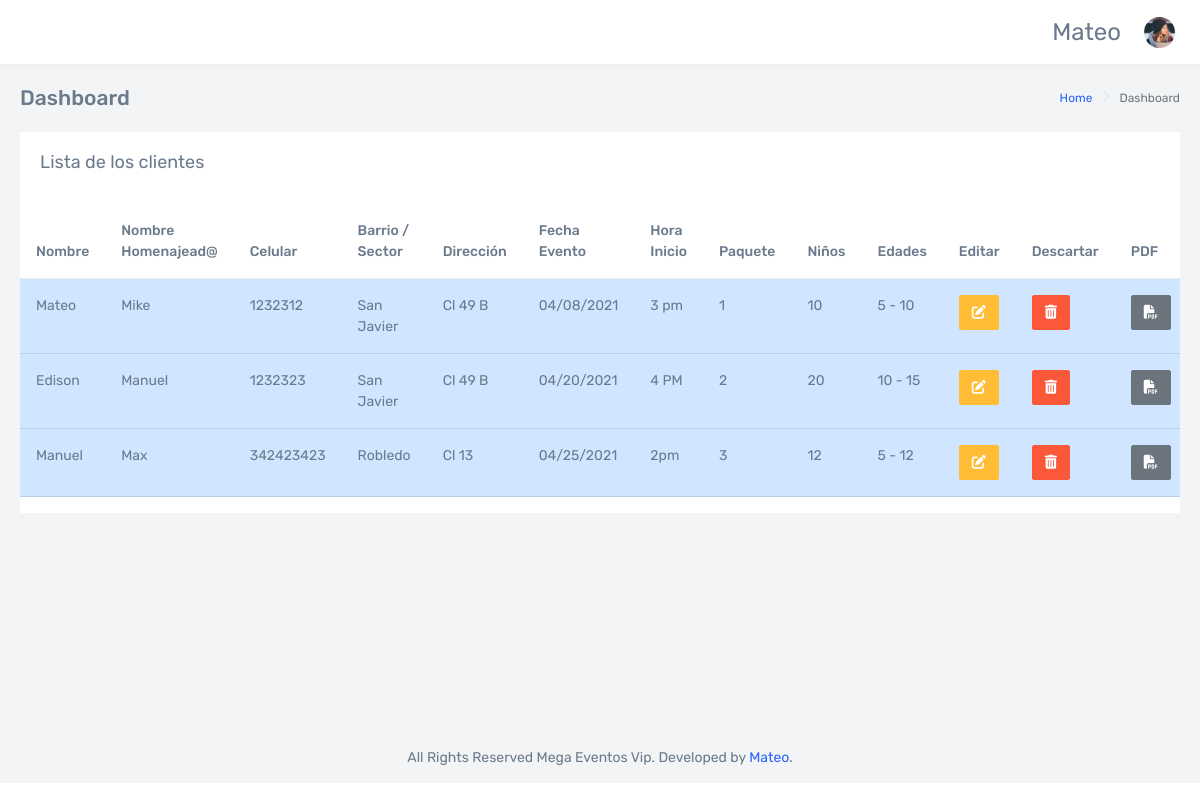
The app's page /oficina/ (signed in) with its own data.
### clients/models.py (models this page shows)
class Clients(models.Model):
    nombreCliente = models.CharField(max_length=100, null=False, blank=False)
    nombreHomenajeado = models.CharField(max_length=100, null=False, blank=False)
    celular = models.CharField(max_length=20, null=False, blank=False)
    barrioSector = models.CharField(max_length=200, null=False, blank=False)
    direccion = models.CharField(max_length=200, null=False, blank=False)
    fechaEvento = models.CharField(max_length=20, null=False, blank=False)
    horaInicio = models.CharField(max_length=20, null=False, blank=False)
    numeroPaquete = models.CharField(max_length=10, null=False, blank=False)
    cantidadNinos = models.CharField(max_length=100, null=False, blank=False)
    rangoEdad = models.CharField(max_length=100, null=False, blank=False)
    class Meta:
        ordering = ['id']

### office/views.py (the view)
# urls.py: 2. Add a URL to urlpatterns:  path('', views.home, name='home')
@login_required(login_url='/accounts/login/')
def home(request):
    clients = Clients.objects.all()
    print(clients)
    return render(request, 'index.html', {'clients':clients})

### templates/index.html (shortened to what this page needs)
{% load static %}
<!DOCTYPE html>
<html lang="en">
<head>
    <link href="{% static 'assets/libs/chartist/dist/chartist.min.css' %}" rel="stylesheet">
    <link href="{% static 'dist/css/style.min.css' %}" rel="stylesheet">
</head>
<body>
    <div id="main-wrapper" data-navbarbg="skin6" data-theme="light" data-layout="vertical" data-sidebartype="full"
        data-boxed-layout="full">
        <header class="topbar" data-navbarbg="skin6">
            <nav class="navbar top-navbar navbar-expand-md navbar-light">
                <div class="navbar-collapse collapse" id="navbarSupportedContent" data-navbarbg="skin6">
                    <ul class="navbar-nav float-end me-2">
                        <h3>{{user.username}}</h3>
                    </ul>
                    <ul class="navbar-nav float-end">
                        <li class="nav-item dropdown">
                            <a class="nav-link dropdown-toggle text-muted waves-effect waves-dark pro-pic" href="#" id="navbarDropdown" role="button" data-bs-toggle="dropdown" aria-expanded="false">
                                <img src="{% static 'assets/images/users/4.jpg' %}" alt="user" class="rounded-circle" width="31">
                            </a>
                        </li>
                    </ul>
                </div>
            </nav>
        </header>
        <div class="page-wrapper">
            <div class="page-breadcrumb">
                <div class="row">
                    <div class="col-5 align-self-center">
                        <h4 class="page-title">Dashboard</h4>
                    </div>
                    <div class="col-7 align-self-center">
                        <div class="d-flex align-items-center justify-content-end">
                            <nav aria-label="breadcrumb">
                                <ol class="breadcrumb">
                                    <li class="breadcrumb-item">
                                        <a href="#">Home</a>
                                    </li>
                                    <li class="breadcrumb-item active" aria-current="page">Dashboard</li>
                                </ol>
                            </nav>
                        </div>
                    </div>
                </div>
            </div>
            <div class="container-fluid">
                <div class="row">
                    <div class="col-12">
                        <div class="card">
                            <div class="card-body">
                                <h4 class="card-title">Lista de los clientes</h4>
                            </div>
                            <div class="table-responsive">
                                <table class="table">
                                    <thead>
                                        <tr>
                                            <th scope="col">Nombre</th>
                                            <th scope="col">Nombre Homenajead@</th>
                                            <th scope="col">Celular</th>
                                            <th scope="col">Barrio / Sector</th>
                                            <th scope="col">Dirección</th>
                                            <th scope="col">Fecha Evento</th>
                                            <th scope="col">Hora Inicio</th>
                                            <th scope="col">Paquete</th>
                                            <th scope="col">Niños</th>
                                            <th scope="col">Edades</th>
                                            <th scope="col">Editar</th>
                                            <th scope="col">Descartar</th>
                                            <th scope="col">PDF</th>
                                        </tr>
                                    </thead>
                                    <tbody>
                                        {% for client in clients %}
                                        <tr class="table-info">
                                            <td>{{client.nombreCliente}}</td>
                                            <td>{{client.nombreHomenajeado}}</td>
                                            <td>{{client.celular}}</td>
                                            <td>{{client.barrioSector}}</td>
                                            <td>{{client.direccion}}</td>
                                            <td>{{client.fechaEvento}}</td>
                                            <td>{{client.horaInicio}}</td>
                                            <td>{{client.numeroPaquete}}</td>
                                            <td>{{client.cantidadNinos}}</td>
                                            <td>{{client.rangoEdad}}</td>
                                            <td><button class="btn btn-warning text-white"><i class="fas fa-edit"></i></button></td>
                                            <td><button class="btn btn-danger text-white"><i class="fas fa-trash-alt"></i></button></td>
                                            <td><button class="btn btn-secondary text-white"><i class="fas fa-file-pdf"></i></button></td>
                                        </tr>
                                        {% endfor %}
                                    </tbody>
                                </table>
                            </div>
                        </div>
                    </div>
                </div>
            </div>
            <footer class="footer text-center">
                All Rights Reserved Mega Eventos Vip. Developed by
                <a href="https://www.google.com">Mateo</a>.
            </footer>
        </div>
    </div>
</body>
</html>

### records on screen
Clients: nombreCliente "Mateo", nombreHomenajeado "Mike", celular "1232312", barrioSector "San Javier", direccion "Cl 49 B", fechaEvento "04/08/2021", horaInicio "3 pm", numeroPaquete "1", cantidadNinos "10", rangoEdad "5 - 10"
Clients: nombreCliente "Edison", nombreHomenajeado "Manuel", celular "1232323", barrioSector "San Javier", direccion "Cl 49 B", fechaEvento "04/20/2021", horaInicio "4 PM", numeroPaquete "2", cantidadNinos "20", rangoEdad "10 - 15"
Clients: nombreCliente "Manuel", nombreHomenajeado "Max", celular "342423423", barrioSector "Robledo", direccion "Cl 13", fechaEvento "04/25/2021", horaInicio "2pm", numeroPaquete "3", cantidadNinos "12", rangoEdad "5 - 12"

### other values on screen
{{ user.username }} "Mateo"
